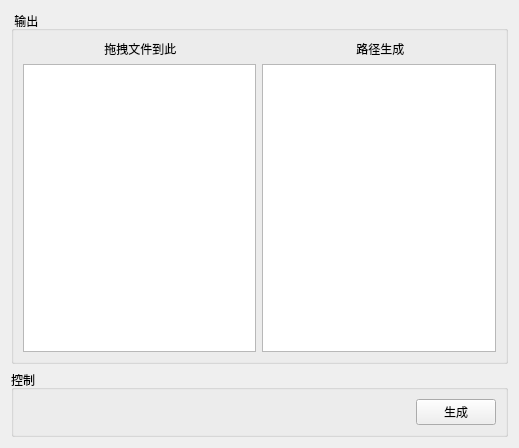
<?xml version="1.0" encoding="UTF-8"?>
<ui version="4.0">
 <class>SFileNameFactor</class>
 <widget class="QWidget" name="SFileNameFactor">
  <property name="geometry">
   <rect>
    <x>0</x>
    <y>0</y>
    <width>519</width>
    <height>448</height>
   </rect>
  </property>
  <property name="windowTitle">
   <string>Form</string>
  </property>
  <layout class="QGridLayout" name="gridLayout">
   <item row="0" column="0">
    <layout class="QGridLayout" name="gridLayout_21">
     <item row="1" column="0">
      <widget class="QGroupBox" name="groupBox_9">
       <property name="title">
        <string>控制</string>
       </property>
       <layout class="QGridLayout" name="gridLayout_22">
        <item row="1" column="1">
         <widget class="QPushButton" name="produceBtn">
          <property name="text">
           <string>生成</string>
          </property>
         </widget>
        </item>
        <item row="1" column="0">
         <spacer name="horizontalSpacer_11">
          <property name="orientation">
           <enum>Qt::Horizontal</enum>
          </property>
          <property name="sizeHint" stdset="0">
           <size>
            <width>40</width>
            <height>20</height>
           </size>
          </property>
         </spacer>
        </item>
       </layout>
      </widget>
     </item>
     <item row="0" column="0">
      <widget class="QGroupBox" name="groupBox_10">
       <property name="title">
        <string> 输出</string>
       </property>
       <layout class="QGridLayout" name="gridLayout_23">
        <item row="0" column="0">
         <layout class="QGridLayout" name="gridLayout_24">
          <item row="1" column="0" colspan="2">
           <widget class="SDragListWidget" name="filePathsList">
            <property name="selectionMode">
             <enum>QAbstractItemView::ExtendedSelection</enum>
            </property>
           </widget>
          </item>
          <item row="1" column="2" colspan="2">
           <widget class="QTextEdit" name="outPutText">
            <property name="readOnly">
             <bool>true</bool>
            </property>
           </widget>
          </item>
          <item row="0" column="0" colspan="2" alignment="Qt::AlignHCenter">
           <widget class="QLabel" name="label_9">
            <property name="text">
             <string> 拖拽文件到此</string>
            </property>
           </widget>
          </item>
          <item row="0" column="2" colspan="2" alignment="Qt::AlignHCenter">
           <widget class="QLabel" name="label_10">
            <property name="text">
             <string> 路径生成</string>
            </property>
           </widget>
          </item>
         </layout>
        </item>
       </layout>
      </widget>
     </item>
    </layout>
   </item>
  </layout>
 </widget>
 <customwidgets>
  <customwidget>
   <class>SDragListWidget</class>
   <extends>QListWidget</extends>
   <header>Component/SDragListWidget.h</header>
  </customwidget>
 </customwidgets>
 <resources/>
 <connections/>
</ui>
